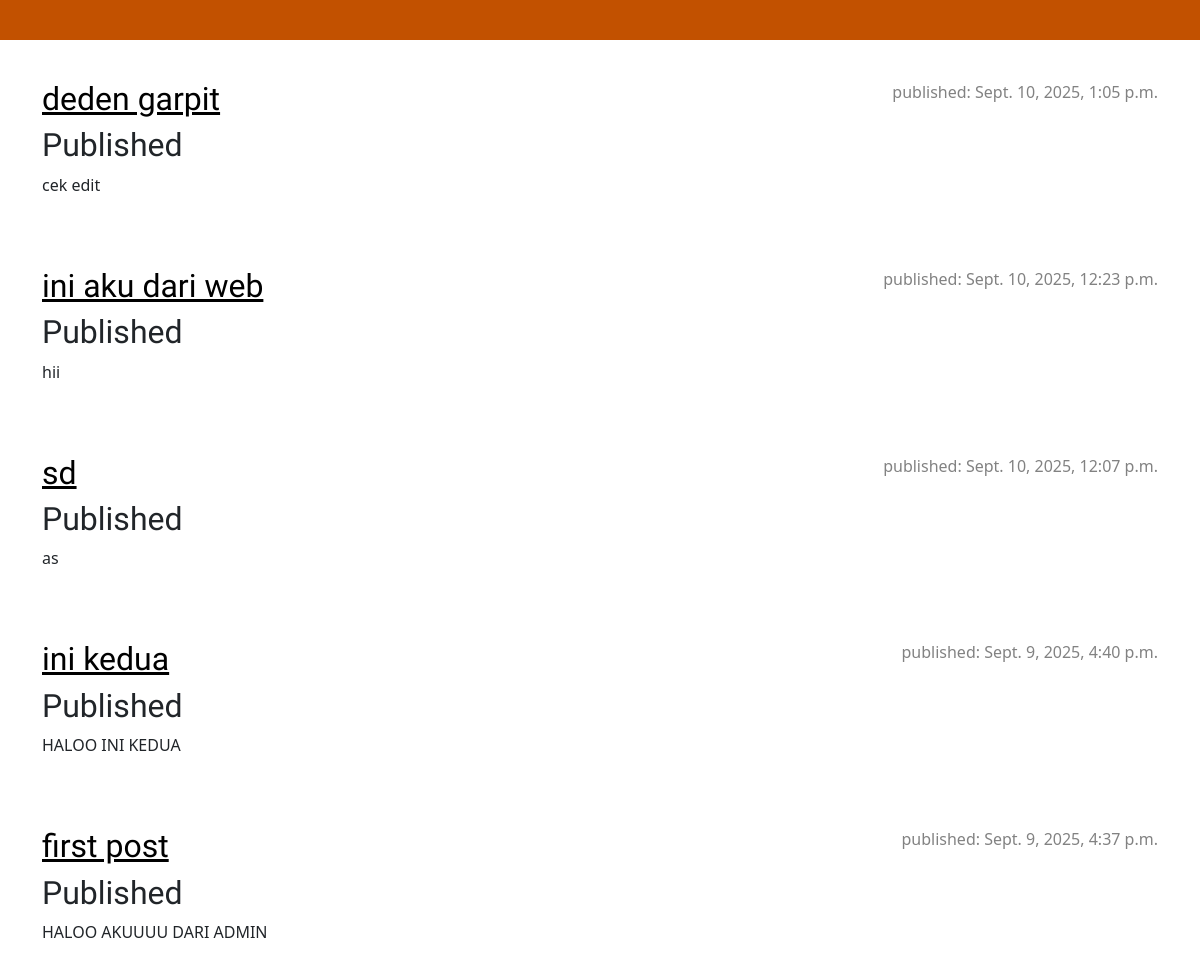
Before: / with the older database file.
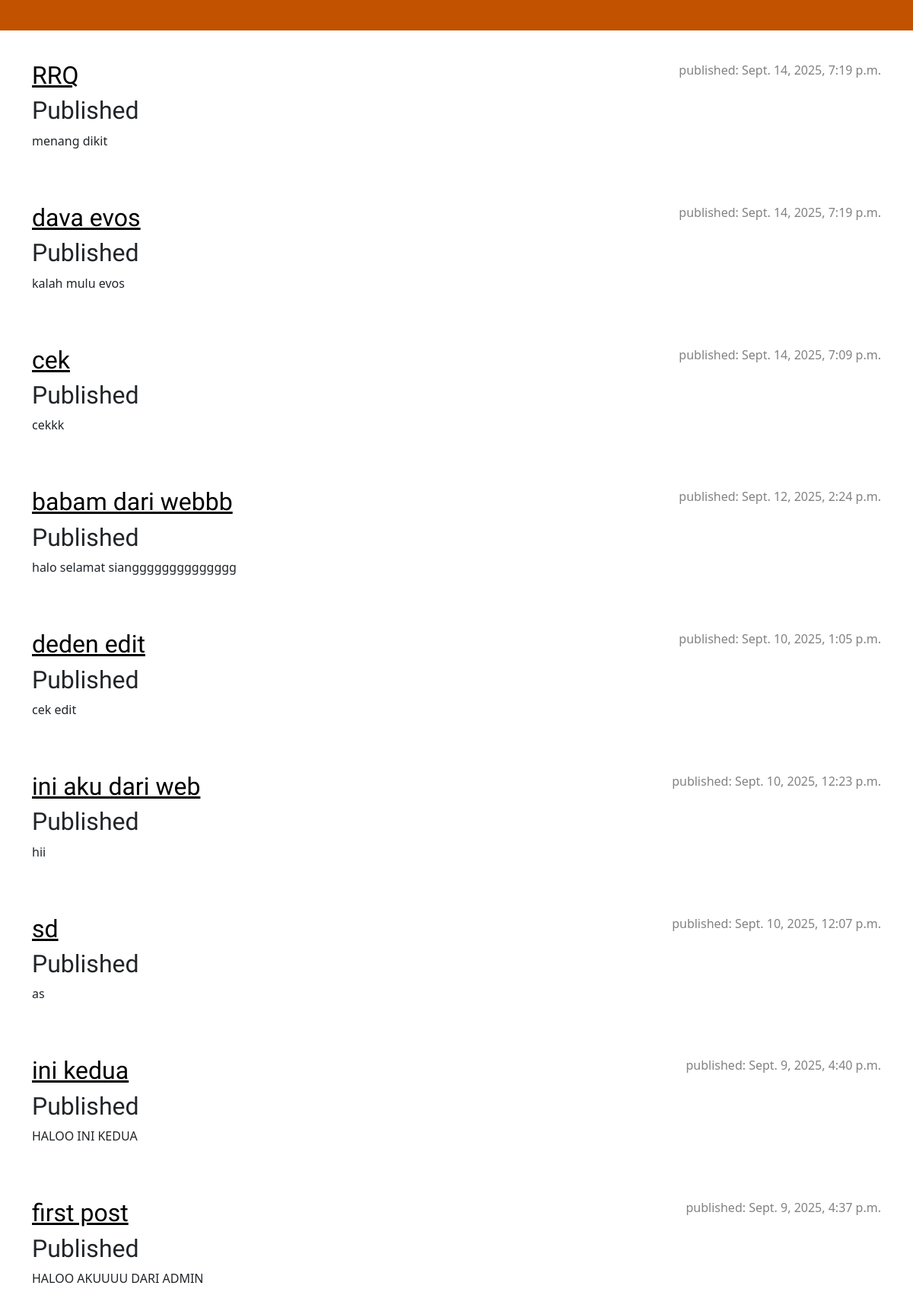
After: the same page with the newer database file.
### blog/models.py (models this page shows, shortened)
class Post(models.Model):
    author = models.ForeignKey(settings.AUTH_USER_MODEL, on_delete=models.CASCADE)
    title = models.CharField(max_length=200)
    text = models.TextField()
    created_date = models.DateTimeField(default=timezone.now)
    published_date = models.DateTimeField(blank=True, null=True)

### blog/views.py (the view)
# urls.py: path('', views.post_list, name='post_list'),
def post_list(request):
    posts = (Post.objects
             .filter(published_date__isnull=False)
             .order_by('-published_date'))
    authors = _published_authors_usernames()
    selected = request.GET.get('author')
    if selected:
        posts = posts.filter(author__username=selected)
    return render(request, 'blog/post_list.html', {
        'posts': posts,
        'authors': authors,
        'selected_author': selected,
    })

### blog/views.py (called while the page is built)
def _published_authors_usernames():
    return (Post.objects
            .filter(published_date__isnull=False)
            .values_list('author__username', flat=True)
            .distinct()
            .order_by('author__username'))

### blog/templates/blog/post_list.html
{% extends 'blog/base.html' %}
{% block content %}
  {% for post in posts %}
    <article class="post">
      <time class="date">published: {{ post.published_date }}</time>
      <h2><a href="{% url 'post_detail' pk=post.pk %}">{{ post.title }}</a></h2>
      <h2>
          {% if selected_author %}
            Posts by {{ selected_author }}
          {% else %}
            Published
          {% endif %}
      </h2>
      <p>{{ post.text|linebreaksbr }}</p>
    </article>
  {% empty %}
    <p>Belum ada post.</p>
  {% endfor %}
{% endblock %}

### blog/templates/blog/base.html (shortened to what this page needs)
{% load static %}
<!DOCTYPE html>
<html>
    <head>
        <link rel="stylesheet" href="https://cdn.jsdelivr.net/npm/bootstrap@5.3.3/dist/css/bootstrap.min.css">
        <link rel="stylesheet" href="{% static 'css/blog.css' %}">
    </head>
    <body>
        <header class="page-header">
        </header>
        <main class="content container">
            <div class="row">
                <div class="col">
                    {% block content %}
                    {% endblock %}
                </div>
            </div>
        </main>
    </body>
</html>

### blog/static/css/blog.css (style rules this page uses)
h1 a, h2 a { color: #C25100; font-family: 'Lobster'; }
body { margin: 0; }
.page-header { background-color: #C25100; margin-top: 0; margin-bottom: 40px; padding: 20px 20px 20px 40px; }
h1, h2, h3, h4 { font-family: 'Lobster', cursive; }
.date { color: #828282; }
.post { margin-bottom: 70px; }
.post h2 a, .post h2 a:visited { color: #000000; }
.post > .date, .post > .actions { float: right; }

Changed rows visible on the page:
added Post: published_date "Sept. 14, 2025, 7:19 p.m.", title "RRQ", text "menang dikit"
added Post: published_date "Sept. 14, 2025, 7:19 p.m.", title "dava evos", text "kalah mulu evos"
added Post: published_date "Sept. 14, 2025, 7:09 p.m.", title "cek", text "cekkk"
added Post: published_date "Sept. 12, 2025, 2:24 p.m.", title "babam dari webbb", text "halo selamat siangggggggggggggg"
changed Post "cek edit": title "deden garpit" → "deden edit"
